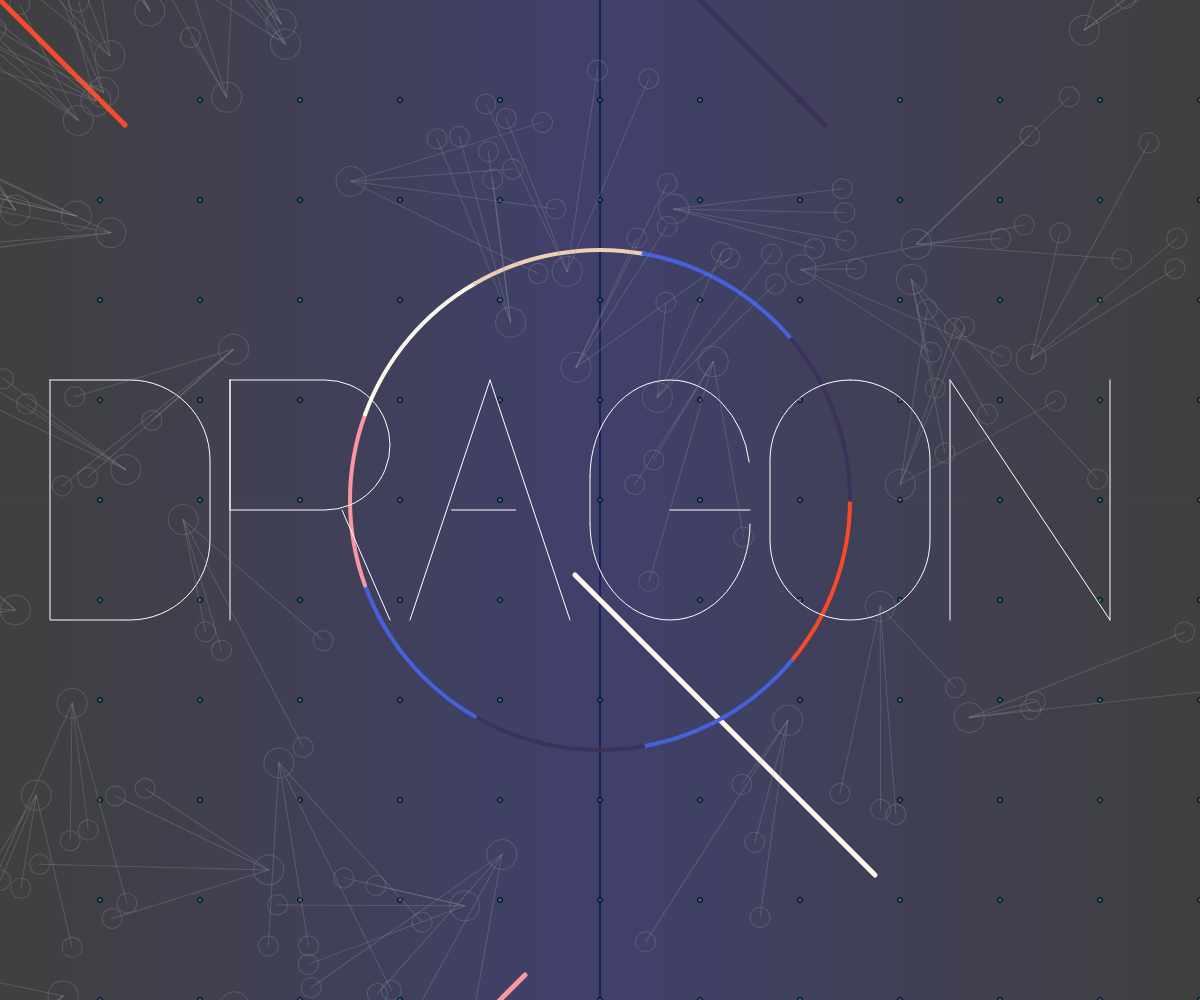
Frame 1 (no input)
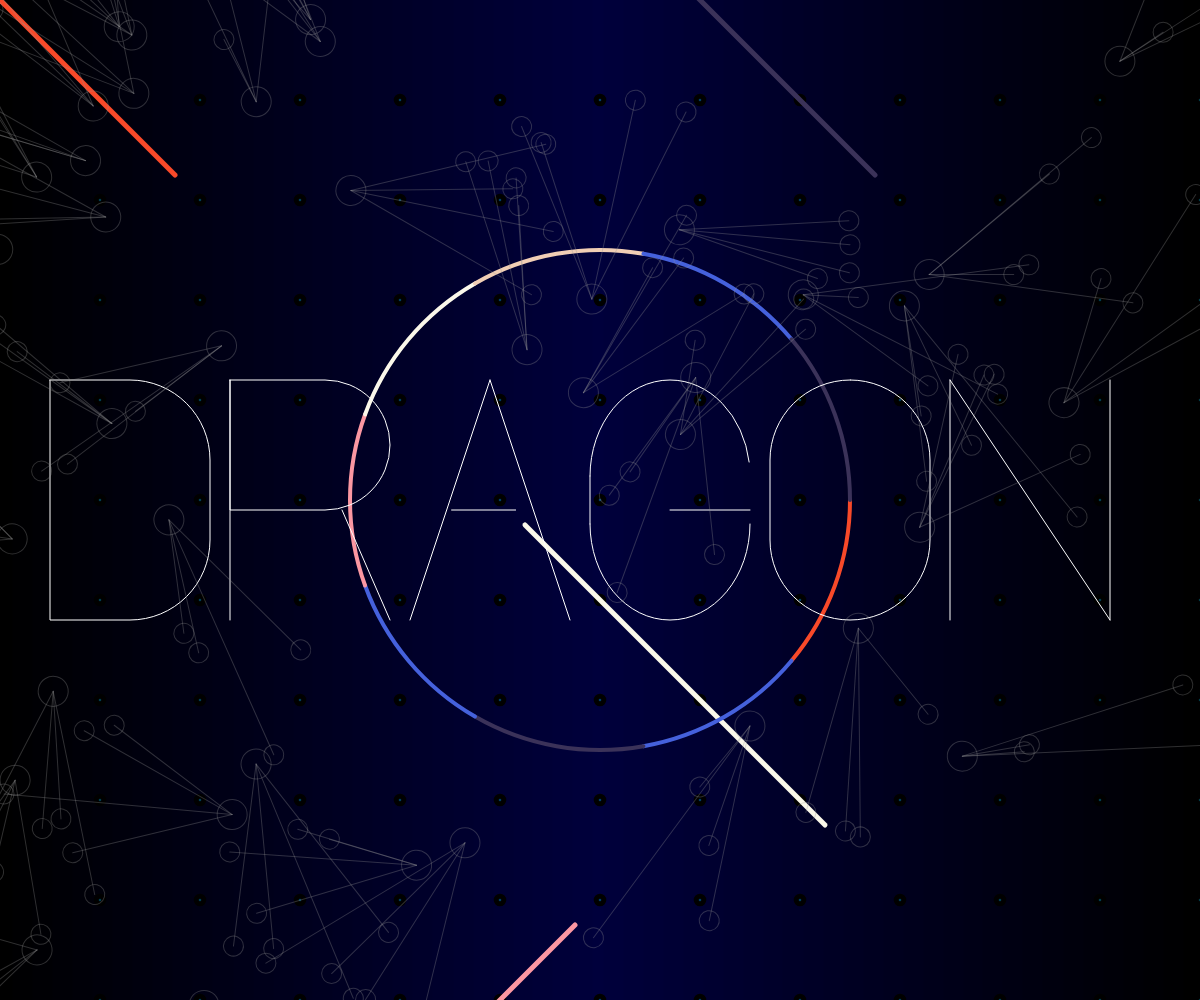
Frame 60 (no input)
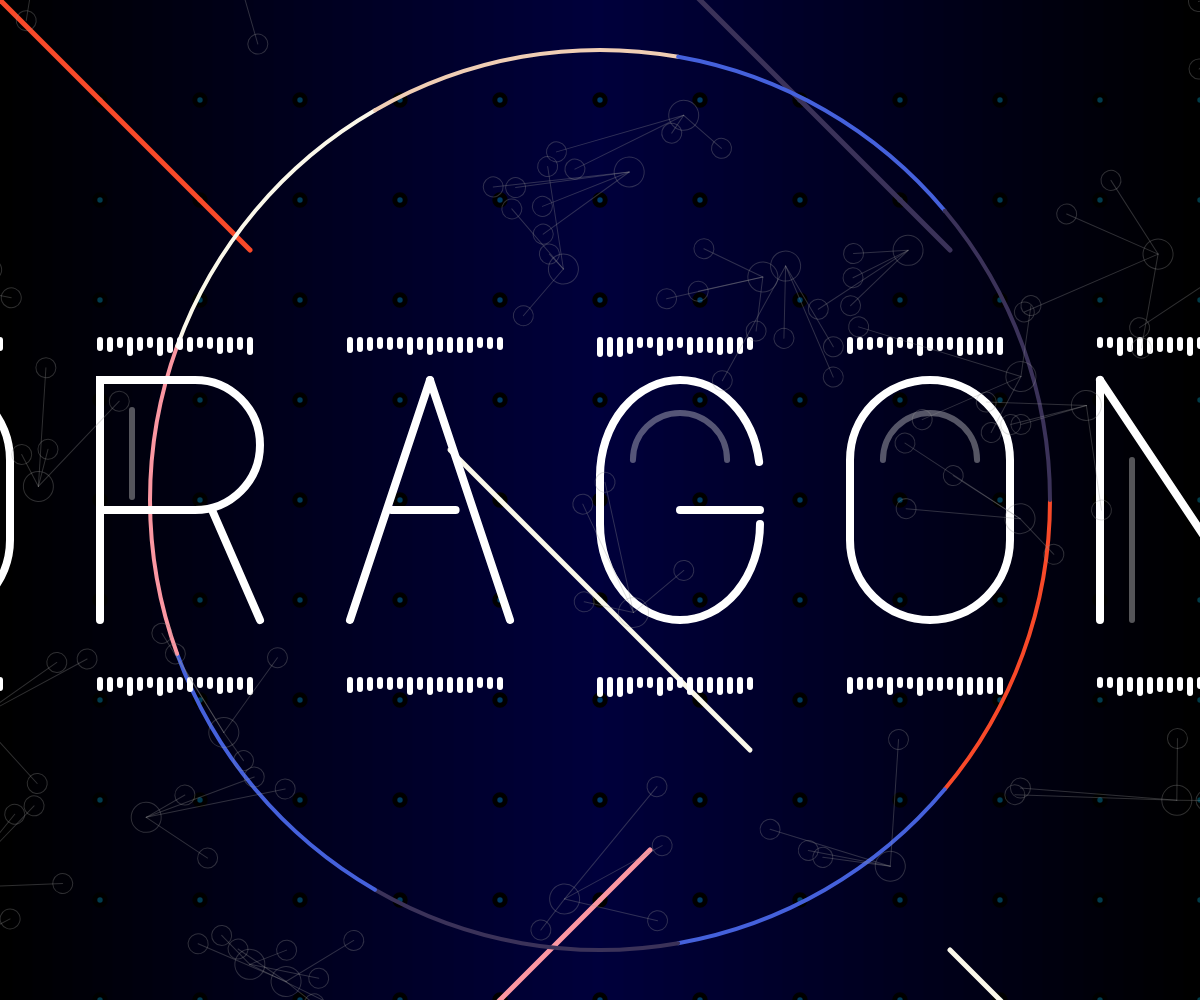
Frame 120 (the mouse pressed at the canvas centre since frame 60)

The p5.js sketch that drew these frames (run headless with seeded random() and noise() and a simulated clock; from frame 60 on, the mouse is pressed at the canvas centre):

// p5.js sketch
// ── sketch.js
var letterwidth;
var letterheight;
var letterxheight;
var lettergap;
var letterrounding;
var letterstroke;
var lettercount;
var typecolor;
var letterstrokeB;
//BGdots
var unit = 100;
var Fullcount;
var dots = [];
var b1, b2, c1, c2; //background gradient
var Y_AXIS = 1;
var X_AXIS = 2;
var bliplineTotal = 20;
var linespeed = 0;

//using these as variables wasn't working
// var colorA = color(248, 73, 41);//pink
// var colorB = color(69, 97, 220);//blue
// var colorC = color(59, 50, 89); //drk blue
// var colorD = color(251, 151, 162);//tan?
// var colorE = color(251, 248, 234);//lightB
// var colorF = color(240, 206, 181); //light


//create variables for the functions
var singlestar = []; //create a variable and get ready to store a list inside of this array
var bouquet = [];
var blipline = [];



// function Triangle(){
//   noFill();
//   stroke(251, 151, 162);
//   triangle(30, 75, 58, 20, 86, 75);
//   if (frameCount%20 == 0){
//   }
// }

function Blips() {
  this.blipwidth = 5;
  this.blipheight = [];
  this.total = 20;

  for (var i = 0; i < this.total; i++) {
    this.blipheight[i] = int(random(5, 15)); //randomly choose a starting X point

  }

  this.display = function(x, y) {
    push();
    translate(x, y);
    // fill(255);
    // noStroke();
    stroke(255);
    strokeWeight(letterstrokeB);
    for (var j = 0; j < 16; j++) {
      // rect(j * 10, 10, this.blipwidth, this.blipheight[j]); //x,y,w,h
      line(j * 10, 10, j * 10, 10 + this.blipheight[j]);
      if (letterstrokeB < 0) {
        letterstrokeB === 0;
      }
    }
    pop();

    // print(this.blipheight);
  }

}

function Stars() {
  this.xstart = random(100, width - 100); //randomly choose a starting X point
  this.ystart = random(100, height - 100); //randonly choose a starting Y point
  var starsize = 5;
  var speed = .2;


  this.display = function() {
    fill(230);
    noStroke();
    ellipse(this.xstart, this.ystart, starsize, starsize);
    starsize = starsize + speed;

    if (starsize > 10 || starsize < 3) {
      speed = speed * -1;
    }

  }
}

function OneBouquet() {
  //setup
  this.xstart = random(100, width - 100); //randomly choose a starting X point
  this.ystart = random(100, height - 100); //randonly choose a starting Y point
  var xends = []; //a future list of Xends
  var yends = []; //a future list of Yends
  this.rotation = random(0, 2 * PI); //360 degrees rotation, random
  total = 4;
  for (var i = 0; i < total; i++) {
    xends.push(this.xstart + random(-75, 100)); //create the actual list and store it
    yends.push(this.ystart + random(-70, 100));
  }




  this.display = function() {
    push();
    translate(this.xstart, this.ystart);
    rotate(this.rotation + frameCount / 900); //have each one rotate slowly, but why does it seem like they have one common rotational pivot point?
    this.mapDist = 100;
    this.offsetX = map(mouseX, 0, displayWidth, -1 * this.mapDist, this.mapDist);
    this.offsetY = map(mouseY, 0, displayHeight, -1 * this.mapDist, this.mapDist);
    this.FinalptX = this.xstart + this.offsetX;
    this.FinalptY = this.ystart + this.offsetY;
    this.d = int(dist(mouseX, mouseY, this.FinalptX, this.FinalptY));





    noFill();
    stroke(150, 80);
    strokeWeight(1);

    for (var k = 0; k < total; k++) {
      line(this.FinalptX, this.FinalptY, xends[k], yends[k]);
      noFill();
      ellipse(xends[k], yends[k], 20, 20);
    }

    noFill();
    ellipse(this.FinalptX, this.FinalptY, 30, 30);
    noFill();
    pop();

  }
}



function setup() {
  createCanvas(windowWidth, windowHeight);

  b1 = color(0, 0, 60);
  b2 = color(0, 0, 0);

  noStroke();
  var wideCount = width / unit; //number of horizontal dots is total width/unit
  var highCount = height / unit; //number of vertical dots is total height/unit
  Fullcount = wideCount * highCount; //Fullcount is combo of both
  var index = 0; //the first index is zero, so dots0, dots1, dots2. . .
  for (var y = 0; y < highCount; y++) { //run for loop for height
    for (var x = 0; x < wideCount; x++) { //run for loop for width
      dots[index++] = new Module(x * unit, y * unit, unit, unit, unit); //make a list of dots and they will each be a new Module
    }
  }


  for (var m = 0; m < 50; m++) {
    singlestar.push(new Stars());
  }
  for (var n = 0; n < 70; n++) { //how many bouquet do you want to instantiate?
    bouquet.push(new OneBouquet());
  }

  for (var o = 0; o < bliplineTotal; o++) {
    blipline.push(new Blips());
  }

  letterwidth = 160;
  letterheight = 240;
  letterxheight = 130;
  lettergap = 40;
  letterrounding = 80;
  letterstroke = 4;
  lettercount = 30;
  typecolor = color(255, 255, 255);









}

function draw() {

  letterpos2 = letterwidth + lettergap;
  letterpos3 = letterwidth * 2 + lettergap * 2;
  letterpos4 = letterwidth * 3 + lettergap * 3;
  letterpos5 = letterwidth * 4 + lettergap * 4;
  letterpos6 = letterwidth * 5 + lettergap * 5;

  // background(0, 0, 50);
  setGradient(0, 0, width / 2, height, b2, b1, X_AXIS);
  setGradient(width / 2, 0, width / 2, height, b1, b2, X_AXIS);
  letterstrokeB = letterstroke - 2;

  for (var i = 0; i < Fullcount; i++) {
    dots[i].draw();
  }

  if (mouseX > 100 && mouseX < 300 && mouseY > 100 && mouseY < 300) {
    var grow = 10;
    noFill();
    stroke(251, 151, 162); //will this fade it out?
    push();
    triangle(100, 100, 300, 100, 200, 300);
    pop();
    print(grow);
  }





  //------------LINES!!!!!-------------------------
  linespeed = linespeed + 25;
  var LineTopLeft = linespeed - 200;
  var LineTopMiddle = linespeed;
  stroke(color(248, 73, 41));
  strokeWeight(5);
  line(LineTopLeft, LineTopLeft, 100 + linespeed, 100 + linespeed);
  if (LineTopLeft > height + 200) {
    linespeed = 0;
  }


  stroke(color(251, 248, 234)); //offwhite 2nd
  strokeWeight(5);
  line(width - 100 - (linespeed), width - 100 - (linespeed), width - linespeed, width - linespeed);

  stroke(color(251, 248, 234)); //offwhite
  strokeWeight(5);
  line(600 - linespeed, 600 - linespeed, 900 - linespeed, 900 - linespeed);

  push();
  translate(700, 0);
  stroke(color(59, 50, 89));
  line(LineTopLeft, LineTopLeft, 100 + linespeed, 100 + linespeed);
  pop();

  stroke(color(69, 97, 220)); //blue
  strokeWeight(5);
  line(1200 + linespeed, 1200 - linespeed, 1500 + linespeed, 900 - linespeed);

  stroke(color(251, 151, 162)); //pink?
  strokeWeight(5);
  line(100 + linespeed * 1.3, 1400 - linespeed * 1.3, 500 + linespeed, 1000 - linespeed);





  push();
  translate(width / 2, height / 2);
  angleMode(DEGREES);
  noFill();
  var circCenter = 0;
 if (mouseX < width / 2) {
  var circDiam = map(mouseX, 0, width/2, 500, 900);
 } else{
   circDiam = map(mouseX, width/2,width, 900, 500);
 }
  strokeWeight(4);
  stroke(color(248, 73, 41));
  arc(circCenter, circCenter, circDiam, circDiam, 0, 40);
  stroke(color(69, 97, 220));
  arc(circCenter, circCenter, circDiam, circDiam, 40, 80);
  stroke(color(59, 50, 89));
  arc(circCenter, circCenter, circDiam, circDiam, 80, 120);
  stroke(color(69, 97, 220));
  arc(circCenter, circCenter, circDiam, circDiam, 120, 160);
  stroke(color(251, 151, 162));
  arc(circCenter, circCenter, circDiam, circDiam, 160, 200);
  stroke(color(251, 248, 234));
  arc(circCenter, circCenter, circDiam, circDiam, 200, 240);
  stroke(color(240, 206, 181));
  arc(circCenter, circCenter, circDiam, circDiam, 240, 280);
  stroke(color(69, 97, 220));
  arc(circCenter, circCenter, circDiam, circDiam, 280, 320);
  stroke(color(59, 50, 89));
  arc(circCenter, circCenter, circDiam, circDiam, 320, 360);
  pop();

  //----------WORD-------------
  push();
  stroke(typecolor);
  noFill();
  strokeWeight(letterstroke);
  translate(width / 2 - (letterpos3 + lettergap + letterwidth) + (map(mouseX, 0, width, -10, 10)), height / 2 - (letterheight / 2));
  // scale(2, 2);
  if (letterstrokeB < 0) {
    letterstrokeB = 0;
  }



  //---------D--------
  rect(0, 0, letterwidth, letterheight, 0, letterrounding, letterrounding, 0);
  //----R-------------
  rect(letterpos2, 0, letterwidth, letterxheight, 0, letterrounding, letterrounding, 0);
  line(letterpos2, 0, letterpos2, letterheight); //striaght down
  // line(letterpos2+letterwidth,leterxheight, letterpos2, letterheight);
  line(letterpos2 + letterwidth * .7, letterxheight, letterpos2 + letterwidth, letterheight);
  //------A-----------
  line(letterpos3 + letterwidth / 2, 0, letterpos3, letterheight);
  line(letterpos3 + letterwidth / 2, 0, letterpos3 + letterwidth, letterheight);
  line(letterpos3 + letterwidth * .26, letterxheight, letterpos3 + letterwidth * .66, letterxheight); //crossbar
  //-----G---------
  // curve(letterpos4 + letterwidth, -100, letterpos4 + letterwidth, 0, letterpos4, letterheight, letterpos4, letterheight / 2)
  // ellipseMode(CENTER);
  angleMode(DEGREES);
  arc(letterpos4 + letterwidth / 2, letterheight / 2.5, letterwidth, letterheight * .8, 180, 350);
  arc(letterpos4 + letterwidth / 2, letterheight - letterheight / 2.5, letterwidth, letterheight * .8, 360, 180);
  line(letterpos4 + letterwidth / 2, letterxheight, letterpos4 + letterwidth, letterxheight); //cross line
  line(letterpos4, letterheight * .4, letterpos4, letterheight * .6); //left straight line
  //------O------
  rect(letterpos5, 0, letterwidth, letterheight, letterrounding, letterrounding, letterrounding, letterrounding);
  //------N-----
  line(letterpos6, 0, letterpos6, letterheight);
  line(letterpos6, 0, letterpos6 + letterwidth, letterheight);
  line(letterpos6 + letterwidth, 0, letterpos6 + letterwidth, letterheight);

  //------------SECONDARY LETTER MARKS!!!!!!!------------
  strokeWeight(letterstrokeB);
  stroke(240, 90);
  line(letterpos6 + letterwidth / 5, 0 + letterheight / 3, letterpos6 + letterwidth / 5, letterheight); //N
  line(letterpos2 + letterwidth / 5, letterheight / 8, letterpos2 + letterwidth / 5, letterxheight * .9); //R
  line(letterwidth / 5, 0 + letterheight / 4, letterwidth / 5, letterheight * .9); //D
  angleMode(DEGREES);
  arc(letterpos5 + letterwidth / 2, letterheight / 3, letterwidth / 1.7, letterwidth / 1.7, 180, 360); //O
  arc(letterpos4 + letterwidth / 2, letterheight / 3, letterwidth / 1.7, letterwidth / 1.7, 180, 360); //G



  for (var o = 0; o < 6; o++) {
    blipline[o].display(0 + o * (160 + lettergap), -50);
    push();
    blipline[o].display(0 + o * (160 + lettergap), letterheight + 50);
    pop();

  }
  pop();



  angleMode(RADIANS);
  for (var n = 0; n < bouquet.length; n++) {
    bouquet[n].display(n * 10, n * 10);
  }


}

function Module(_xOff, _yOff, _x, _y, _unit) {
  this.xOff = _xOff; //offset?
  this.yOff = _yOff;
  this.x = _x;
  this.y = _y;
  this.unit = _unit;
  this.Dotsize = 5;
  this.Dotspeed = .2;

}


// Custom method for drawing the object
Module.prototype.draw = function() {
  fill(color(3, 170, 204, 90)); //teal
  ellipse(this.xOff + this.x, this.yOff + this.y, this.Dotsize, this.Dotsize); //x is xOff + xvalue, y = yOff + y value, and width&height is 6
  // ellipse(this.xOff + this.x, this.yOff + this.y, 5, 5); //x is xOff + xvalue, y = yOff + y value, and width&height is 6
  this.Dotsize = this.Dotsize + this.Dotspeed;

  if (this.Dotsize > 12 || this.Dotsize < 3) {
    this.Dotspeed = this.Dotspeed * -1;
  }


}


function mouseMoved() {
  if (mouseX < width / 2) {
    letterstroke = map(mouseX, 0, width / 2, 1, 8);
    lettergap = map(mouseX, 0, width/2, 20, 90)
    // circDiam = map(mouseX, 0, width / 2, 900, 700);
  } else {
    letterstroke = map(mouseX, width / 2, width, 8, 1);
    lettergap = map(mouseX, width/2, width, 90, 20);
    
  }

 



}


function setGradient(x, y, w, h, c1, c2, axis) {

  noFill();

  if (axis == Y_AXIS) { // Top to bottom gradient
    for (var i = y; i <= y + h; i++) {
      var inter = map(i, y, y + h, 0, 1);
      var c = lerpColor(c1, c2, inter);
      stroke(c);
      line(x, i, x + w, i);
    }
  } else if (axis == X_AXIS) { // Left to right gradient
    for (var i = x; i <= x + w; i++) {
      var inter = map(i, x, x + w, 0, 1);
      var c = lerpColor(c1, c2, inter);
      stroke(c);
      line(i, y, i, y + h);
    }
  }
}

function windowResized() {
  resizeCanvas(windowWidth, windowHeight);
}
